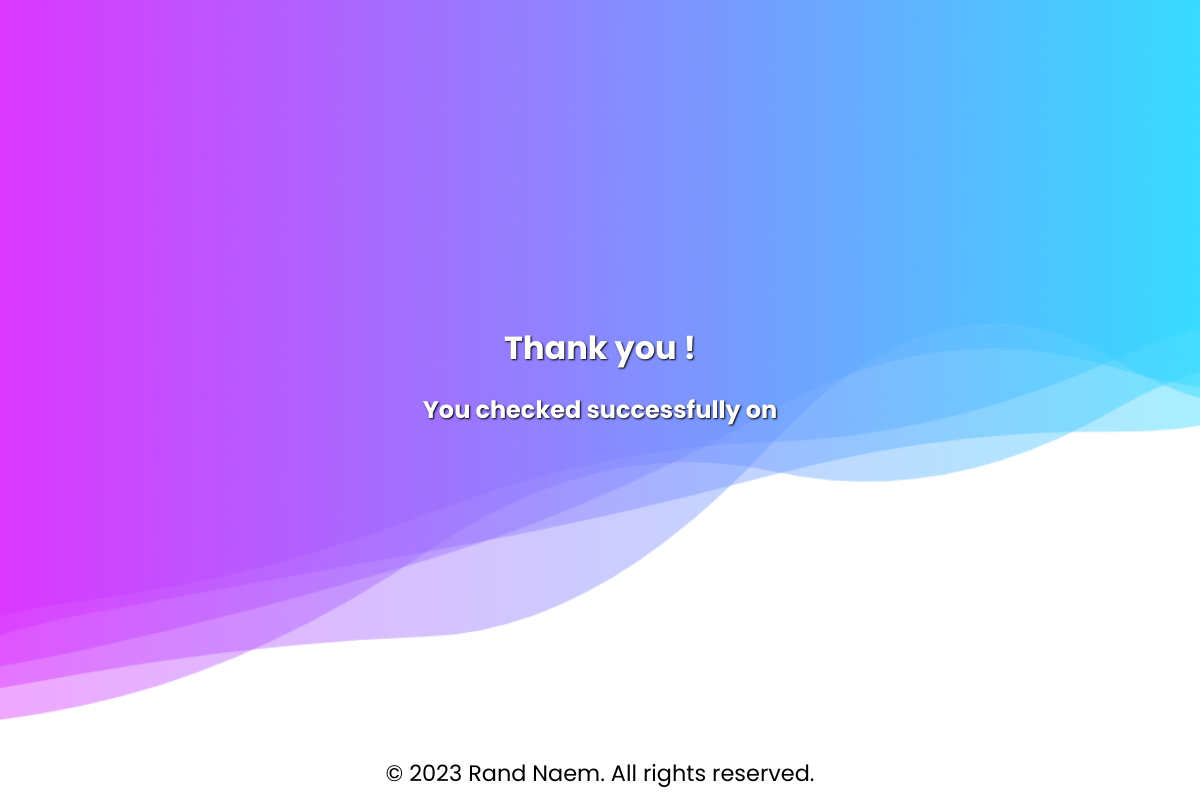
Before: /success/ with the older database file.
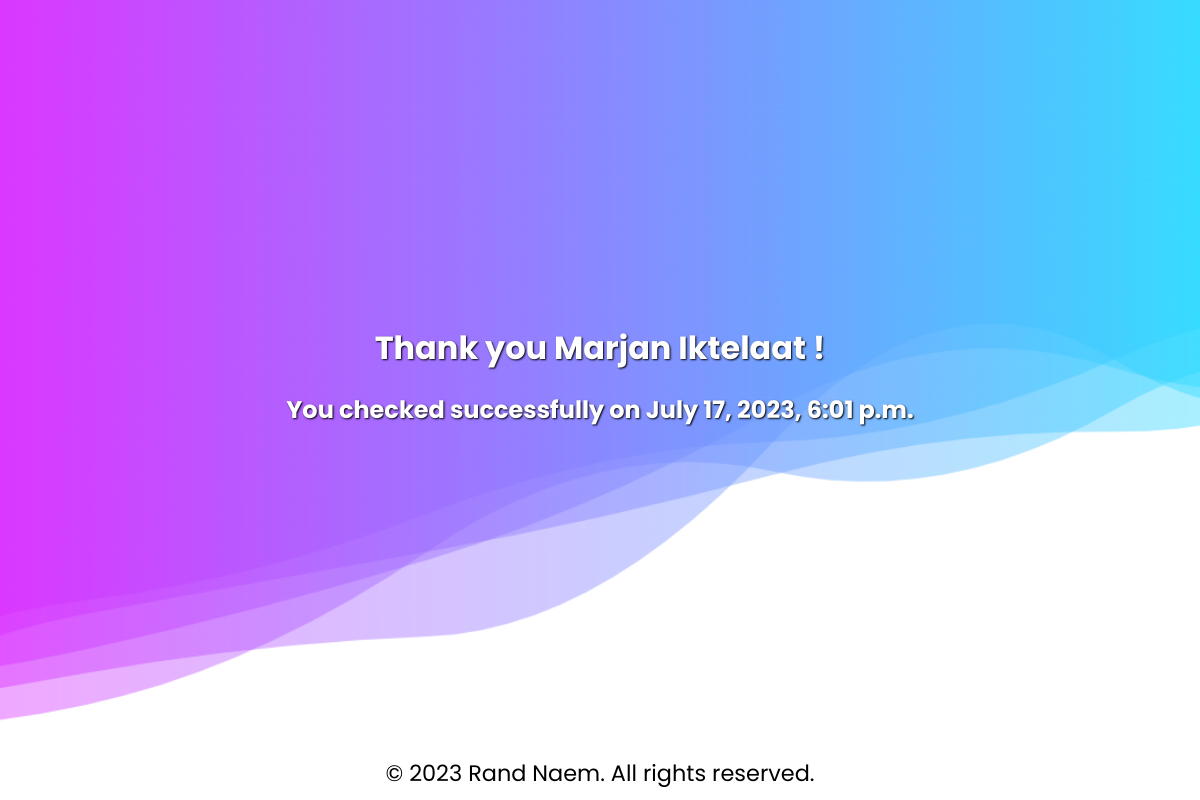
After: the same page with the newer database file.
### time_tracker/models.py (models this page shows, shortened)
class Check(models.Model):
    check_date = models.DateField(auto_now_add=True)
    check_time = models.DateTimeField(auto_now_add=True)
    employee = models.ForeignKey(Employee, on_delete=models.CASCADE)

class Employee(models.Model):
    employment_type_choices = (
        ('Full_time', 'Full_time'),
        ('Part_time', 'Part_time'),
        )
    staff_choices = (
        ('Production', 'Production'),
        ('Operation', 'Operation'),
        ('Sales', 'Sales'),
        ('Finance', 'Finance'),
        )
    employee_id = models.IntegerField(unique=True)
    employee_name = models.CharField(max_length=30)
    company = models.CharField(max_length=30, default='SolarEdge')
    position = models.CharField(max_length=30, default='QA_automation_engineer')
    employment_type = models.CharField(max_length=30, choices=employment_type_choices)
    staff = models.CharField(max_length=30, choices=staff_choices)

### time_tracker/views.py (the view)
# urls.py: path('success/', views.success, name='success'),
def success(request):
    last_check = Check.objects.last()
    context = {
        'last_check': last_check,
    }
    return render(request, "time_tracker/success.html", context)

### time_tracker/templates/time_tracker/success.html (shortened to what this page needs)
{% load static %}
<!DOCTYPE html>
<html lang="en">
<head>
    <link rel="stylesheet" href="{% static 'time_tracker/success.css' %}">
    <link href="https://fonts.googleapis.com/css?family=Poppins:400,700&display=swap" rel="stylesheet"></head>
<body>
    <main>
        <h1>Thank you {{ last_check.employee.employee_name }} ! </h1>
        <h2>You checked successfully on {{ last_check.check_time }}</h2>
    </main>
    <footer>
        <p>&copy; 2023 Rand Naem. All rights reserved.</p>
    </footer>
</body>
</html>

Changed rows visible on the page:
added Check: employee.employee_name "Marjan Iktelaat", check_time "July 17, 2023, 6:01 p.m."
